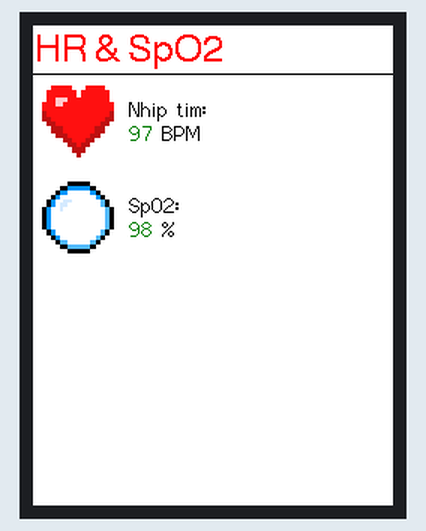
Bench run of a sketch on a simulated ESP32. Shown: 240×320 colour display. What the sketch prints to the serial monitor is not drawn.

Above: at 0.3 s.

The sketch:

display2.ino
```cpp
#include <SPI.h>
#include <TFT_eSPI.h>

#include "src/bmpimgs/bubble.h"
#include "src/bmpimgs/heart.h"

TFT_eSPI tft = TFT_eSPI();

void setup() {
    Serial.begin(115200);
    Serial.printf("Hello World\n");

    tft.init();

    tft.setTextColor(TFT_RED, TFT_WHITE);
    tft.fillScreen(TFT_WHITE);
    tft.setCursor(1, 5, 4);
    tft.setTextWrap(true);
    tft.print("HR & SpO2");

    tft.drawFastHLine(0, 32, tft.width(), TFT_BLACK);

    tft.setSwapBytes(true);
    tft.pushImage(6, 40, 48, 48, heart);
    tft.setTextColor(TFT_BLACK, TFT_WHITE);
    tft.setCursor(64, 48, 2);
    tft.print("Nhip tim: ");
    tft.setCursor(64, 64, 2);
    tft.setTextColor(TFT_DARKGREEN, TFT_WHITE);
    tft.print("97 ");
    tft.setTextColor(TFT_BLACK, TFT_WHITE);
    tft.print("BPM");

    tft.pushImage(6, 104, 48, 48, bubble);
    tft.setCursor(64, 112, 2);
    tft.print("SpO2: ");
    tft.setTextColor(TFT_DARKGREEN, TFT_WHITE);
    tft.setCursor(64, 128, 2);
    tft.print("98 ");
    tft.setTextColor(TFT_BLACK, TFT_WHITE);
    tft.print("%");
}

void loop() {
    delay(200);
}
```

Source omitted: bubble.h (data table, 22341 bytes), heart.h (data table, 22153 bytes)
